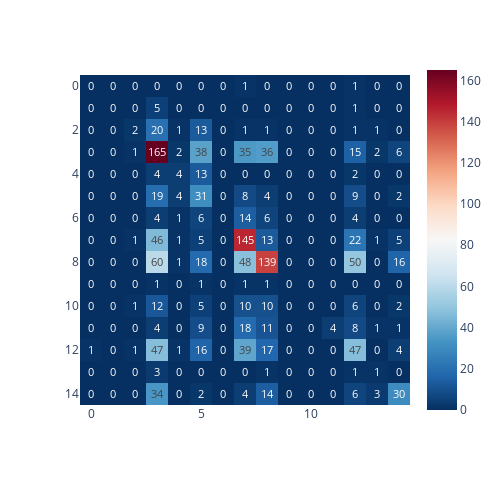
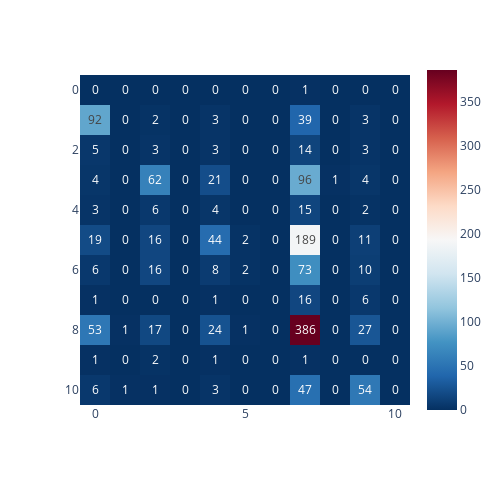
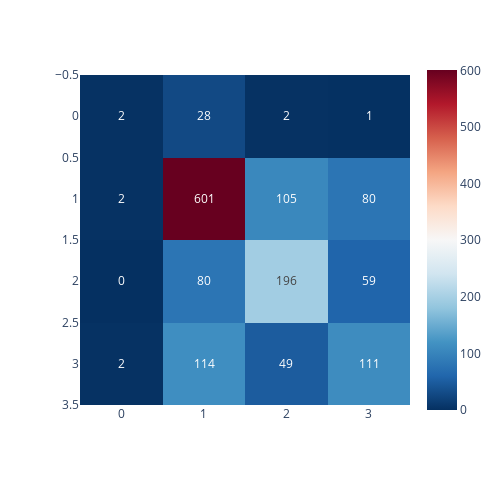

The notebook cell saved with these charts, in order:
### Markdown cell above
Pay attention that we **did not** freeze the model and instead immediately fine tuned it to achieve better results. What we did do is to alter the learning rate to a lower rate as we only fine-tune the model to the new output layer.Also ,t o prevent the model from overfitting , we altered the early stopping monitor to be more strict so it will stop the model earlier once it detects overfitting:

### Code cell
for feature in features.keys():
    batch = 128
    image_size = (100,100)
    
    print(f'==================================================[{feature}]==================================================')
    f_train , f_valid = train_test_split(train_index,valid_index)
    f_train , f_valid = train_test_balancer(f_train , f_valid, feature)
    
    if len(train_df.rename(columns={'Labell Color' : 'Labell_Color'}).query("Labell_Color == ''"))!= 0:
        f_train.drop(axis=1 , index=1992 , inplace=True)
    elif len(valid_df.rename(columns={'Labell Color' : 'Labell_Color'}).query("Labell_Color == ''"))!= 0:
        f_valid.drop(axis=1 , index=1992 , inplace=True)

        
    f_train_generator , f_valid_generator = train_test_generator(f_train , f_valid , feature , batch , image_size)
    
    #Adding the new output layer suitable for each feature
    foutput = Dense(f_train[feature].nunique(), activation=tf.nn.softmax)(dropout4)
    
    
    #Model initiating
    fmodel = tf.keras.Model(inputs=sinput, outputs=foutput)
    fmodel.compile(optimizer,loss="sparse_categorical_crossentropy",metrics=["accuracy"])
    
    STEP_SIZE_TRAIN=f_train_generator.n//f_train_generator.batch_size
    STEP_SIZE_VALID=f_valid_generator.n//f_valid_generator.batch_size
    
    #fmodel.trainable = False
    
    #Optimizer
    optimizer = keras.optimizers.RMSprop(learning_rate=0.0001)
    fmodel.compile(optimizer,loss="sparse_categorical_crossentropy",metrics=["accuracy"])
    
    #Early stopping monitor
    early_stopping_monitor = EarlyStopping( monitor="val_loss", min_delta=0, patience=3 , verbose=1, restore_best_weights=True)
    
    #Output
    print('\n------------[Model]------------')
    history= fmodel.fit(f_train_generator,
                    steps_per_epoch=STEP_SIZE_TRAIN,
                    validation_data=f_valid_generator,
                    validation_steps=STEP_SIZE_VALID,
                    epochs=20,  # We dont need to heavily train the model with many epochs rather we just fine tune it
                    verbose=1,
                    callbacks= early_stopping_monitor)
    
    print('\n------------[Results]------------')
    results = np.argmax( fmodel.predict(f_valid_generator) ,axis = 1)
    print(classification_report(f_valid_generator.classes, results))
    f_confusion_mat = px.imshow(confusion_matrix(f_valid_generator.classes, results) , color_continuous_scale='RdBu_r' ,text_auto=True, width=500 , height=500)
    f_confusion_mat.show()

### Figure 1 — Plotly figure (JSON) as saved in the notebook; plotly's stock layout.template omitted (floating-point values rounded to 4 significant figures; data arrays with more than 128 entries replaced by an {"elided": "..."} marker saying what was removed)
{"data": [{"coloraxis": "coloraxis", "hovertemplate": "x: %{x}<br>y: %{y}<br>color: %{z}<extra></extra>", "name": "0", "texttemplate": "%{z}", "type": "heatmap", "xaxis": "x", "yaxis": "y", "z": {"elided": "15x15 int values"}}], "layout": {"coloraxis": {"colorscale": [[0.0, "rgb(5,48,97)"], [0.1, "rgb(33,102,172)"], [0.2, "rgb(67,147,195)"], [0.3, "rgb(146,197,222)"], [0.4, "rgb(209,229,240)"], [0.5, "rgb(247,247,247)"], [0.6, "rgb(253,219,199)"], [0.7, "rgb(244,165,130)"], [0.8, "rgb(214,96,77)"], [0.9, "rgb(178,24,43)"], [1.0, "rgb(103,0,31)"]]}, "height": 500, "margin": {"t": 60}, "width": 500, "xaxis": {"anchor": "y", "constrain": "domain", "domain": [0.0, 1.0], "scaleanchor": "y"}, "yaxis": {"anchor": "x", "autorange": "reversed", "constrain": "domain", "domain": [0.0, 1.0]}}}

### Figure 2 — Plotly figure (JSON) as saved in the notebook; plotly's stock layout.template omitted (floating-point values rounded to 4 significant figures)
{"data": [{"coloraxis": "coloraxis", "hovertemplate": "x: %{x}<br>y: %{y}<br>color: %{z}<extra></extra>", "name": "0", "texttemplate": "%{z}", "type": "heatmap", "xaxis": "x", "yaxis": "y", "z": [[0, 0, 0, 0, 0, 0, 0, 1, 0, 0, 0], [92, 0, 2, 0, 3, 0, 0, 39, 0, 3, 0], [5, 0, 3, 0, 3, 0, 0, 14, 0, 3, 0], [4, 0, 62, 0, 21, 0, 0, 96, 1, 4, 0], [3, 0, 6, 0, 4, 0, 0, 15, 0, 2, 0], [19, 0, 16, 0, 44, 2, 0, 189, 0, 11, 0], [6, 0, 16, 0, 8, 2, 0, 73, 0, 10, 0], [1, 0, 0, 0, 1, 0, 0, 16, 0, 6, 0], [53, 1, 17, 0, 24, 1, 0, 386, 0, 27, 0], [1, 0, 2, 0, 1, 0, 0, 1, 0, 0, 0], [6, 1, 1, 0, 3, 0, 0, 47, 0, 54, 0]]}], "layout": {"coloraxis": {"colorscale": [[0.0, "rgb(5,48,97)"], [0.1, "rgb(33,102,172)"], [0.2, "rgb(67,147,195)"], [0.3, "rgb(146,197,222)"], [0.4, "rgb(209,229,240)"], [0.5, "rgb(247,247,247)"], [0.6, "rgb(253,219,199)"], [0.7, "rgb(244,165,130)"], [0.8, "rgb(214,96,77)"], [0.9, "rgb(178,24,43)"], [1.0, "rgb(103,0,31)"]]}, "height": 500, "margin": {"t": 60}, "width": 500, "xaxis": {"anchor": "y", "constrain": "domain", "domain": [0.0, 1.0], "scaleanchor": "y"}, "yaxis": {"anchor": "x", "autorange": "reversed", "constrain": "domain", "domain": [0.0, 1.0]}}}

### Figure 3 — Plotly figure (JSON) as saved in the notebook; plotly's stock layout.template omitted (floating-point values rounded to 4 significant figures)
{"data": [{"coloraxis": "coloraxis", "hovertemplate": "x: %{x}<br>y: %{y}<br>color: %{z}<extra></extra>", "name": "0", "texttemplate": "%{z}", "type": "heatmap", "xaxis": "x", "yaxis": "y", "z": [[2, 28, 2, 1], [2, 601, 105, 80], [0, 80, 196, 59], [2, 114, 49, 111]]}], "layout": {"coloraxis": {"colorscale": [[0.0, "rgb(5,48,97)"], [0.1, "rgb(33,102,172)"], [0.2, "rgb(67,147,195)"], [0.3, "rgb(146,197,222)"], [0.4, "rgb(209,229,240)"], [0.5, "rgb(247,247,247)"], [0.6, "rgb(253,219,199)"], [0.7, "rgb(244,165,130)"], [0.8, "rgb(214,96,77)"], [0.9, "rgb(178,24,43)"], [1.0, "rgb(103,0,31)"]]}, "height": 500, "margin": {"t": 60}, "width": 500, "xaxis": {"anchor": "y", "constrain": "domain", "domain": [0.0, 1.0], "scaleanchor": "y"}, "yaxis": {"anchor": "x", "autorange": "reversed", "constrain": "domain", "domain": [0.0, 1.0]}}}
